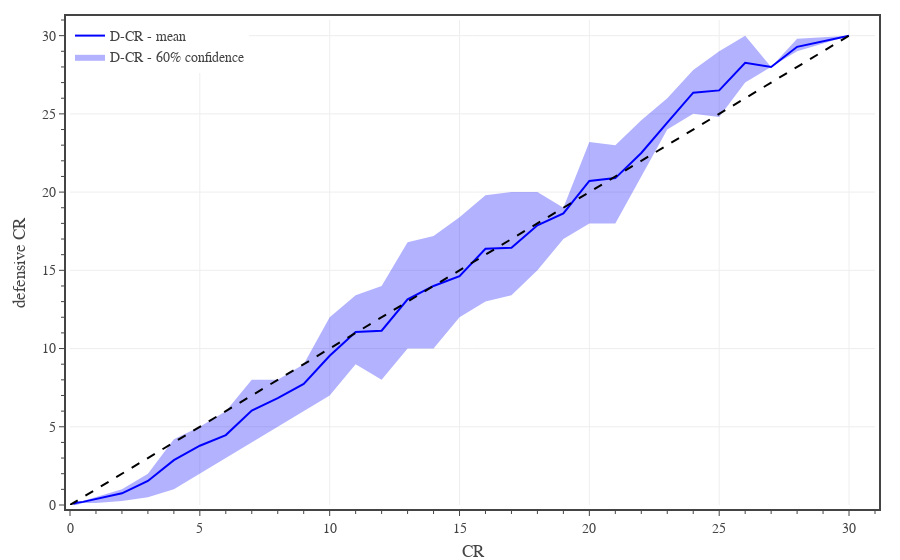

Source (notebook cell):
### Code cell
# defensive CR

# create figure
fig = go.Figure(
    layout=go.Layout(
        template=TFB_TEMPLATE,
        margin=dict(l=70, r=25, b=55, t=20, pad=4),
        xaxis=dict(
            title_text='CR',
            range=[0,31],
            tick0=0, dtick=5,
            minor=dict(tick0=0, dtick=1),
        ),
        yaxis=dict(
            title_text='defensive CR',
            range=[0,31],
            tick0=0, dtick=5,
            minor=dict(tick0=0, dtick=1),
        ),
        legend=dict(
            xanchor='left', yanchor='top',
            x=0.00, y=1.00,
            orientation='v',
            tracegroupgap=0,
        )
    )
)

# plot monster confidence interval and average
plot_confidence_interval(fig, df0, 0.6, 'CR', 'D-CR DMG', 'D-CR', 'rgba(0, 0, 255, 1.0)', 'rgba(0, 0, 255, 0.3)')

# plot reference line
fig.add_trace(go.Scatter(
    x=[0,30], y=[0,30],
    mode='lines', 
    name='DMG',
    line=dict(color='black', dash='dash'),
    hoverinfo='skip', 
    showlegend=False,
))

# show figure
fig.show(config=TFB_CONFIG, width=600, height=450)
fig.update_layout(autosize=True)

# save figures
if SAVEFIGS:
    save_fig_html(fig, format='large', name='fig-d-cr-vs-cr')
    save_fig_html(fig, format='small', name='fig-d-cr-vs-cr')

### Figure 1 — Plotly figure (JSON) as saved in the notebook; plotly's stock layout.template omitted (floating-point values rounded to 4 significant figures)
{"data": [{"hoverinfo": "skip", "legendgroup": "D-CR", "line": {"width": 0}, "showlegend": false, "type": "scatter", "x": [0.125, 0.25, 0.5, 1, 2, 3, 4, 5, 6, 7, 8, 9, 10, 11, 12, 13, 14, 15, 16, 17, 18, 19, 20, 21, 22, 23, 24, 25, 26, 27, 28, 30], "y": [0.125, 0.125, 0.25, 0.5, 1, 2, 4.2, 5, 6, 8, 8, 9, 12, 13.4, 14, 16.8, 17.2, 18.4, 19.8, 20, 20, 19, 23.2, 23, 24.6, 26, 27.8, 29, 30, 28, 29.8, 30]}, {"fill": "tonexty", "fillcolor": "rgba(0, 0, 255, 0.3)", "hoverinfo": "skip", "legendgroup": "D-CR", "line": {"width": 0}, "name": "D-CR - 60% confidence", "type": "scatter", "x": [0.125, 0.25, 0.5, 1, 2, 3, 4, 5, 6, 7, 8, 9, 10, 11, 12, 13, 14, 15, 16, 17, 18, 19, 20, 21, 22, 23, 24, 25, 26, 27, 28, 30], "y": [0, 0, 0.125, 0.125, 0.25, 0.5, 1, 2, 3, 4, 5, 6, 7, 9, 8, 10, 10, 12, 13, 13.4, 15, 17, 18, 18, 21, 24, 25, 24.8, 27, 28, 29, 30]}, {"hovertemplate": "<b>D-CR</b><br>CR %{x:,.0f}<br>Mean %{y:,.1f}<br><extra></extra>", "legendgroup": "D-CR", "line": {"color": "rgba(0, 0, 255, 1.0)"}, "mode": "lines", "name": "D-CR - mean", "type": "scatter", "x": [0.125, 0.25, 0.5, 1, 2, 3, 4, 5, 6, 7, 8, 9, 10, 11, 12, 13, 14, 15, 16, 17, 18, 19, 20, 21, 22, 23, 24, 25, 26, 27, 28, 30], "y": [0.07143, 0.1469, 0.1995, 0.376, 0.7494, 1.534, 2.87, 3.791, 4.468, 6.036, 6.835, 7.738, 9.54, 11.06, 11.14, 13.14, 14, 14.62, 16.38, 16.44, 17.88, 18.64, 20.71, 20.89, 22.5, 24.44, 26.35, 26.5, 28.27, 28, 29.29, 30]}, {"hoverinfo": "skip", "line": {"color": "black", "dash": "dash"}, "mode": "lines", "name": "DMG", "showlegend": false, "type": "scatter", "x": [0, 30], "y": [0, 30]}], "layout": {"legend": {"orientation": "v", "tracegroupgap": 0, "x": 0, "xanchor": "left", "y": 1, "yanchor": "top"}, "margin": {"b": 55, "l": 70, "pad": 4, "r": 25, "t": 20}, "xaxis": {"dtick": 5, "minor": {"dtick": 1, "tick0": 0}, "range": [0, 31], "tick0": 0, "title": {"text": "CR"}}, "yaxis": {"dtick": 5, "minor": {"dtick": 1, "tick0": 0}, "range": [0, 31], "tick0": 0, "title": {"text": "defensive CR"}}}}
